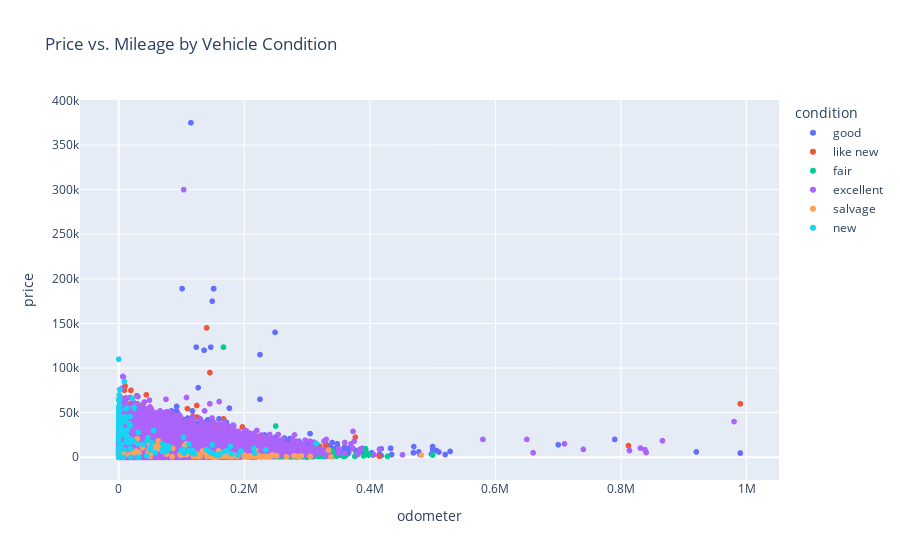
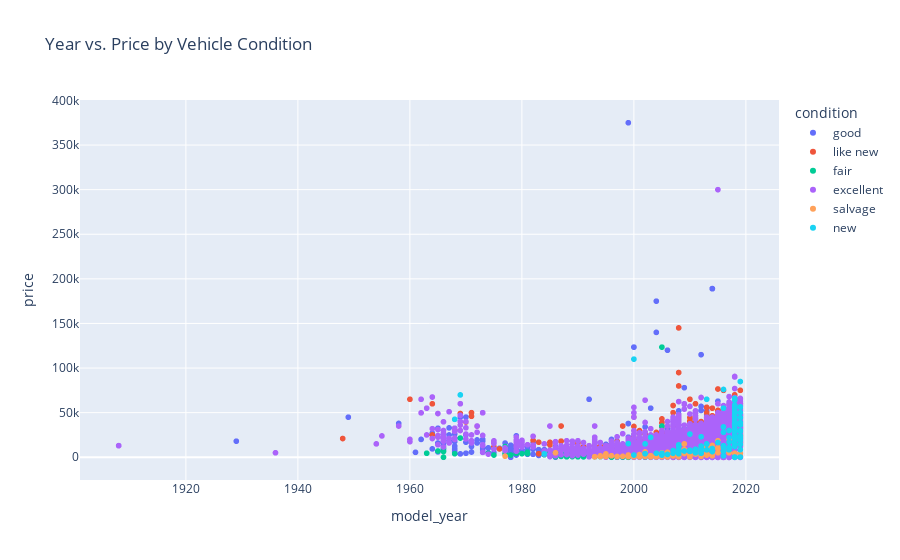

Notebook source saved alongside these figures, in order:
### Code cell
scatter_price_mileage = px.scatter(df, x='odometer', y='price', color='condition',
                                   title='Price vs. Mileage by Vehicle Condition')
scatter_price_mileage.show()

scatter_year_price = px.scatter(df, x='model_year', y='price', color='condition',
                                title='Year vs. Price by Vehicle Condition')
scatter_year_price.show()

### Figure 1 — Plotly figure (JSON) as saved in the notebook; plotly's stock layout.template omitted (floating-point values rounded to 4 significant figures; data arrays with more than 128 entries replaced by an {"elided": "..."} marker saying what was removed)
{"data": [{"hovertemplate": "condition=good<br>odometer=%{x}<br>price=%{y}<extra></extra>", "legendgroup": "good", "marker": {"color": "#636efa", "symbol": "circle"}, "mode": "markers", "name": "good", "showlegend": true, "type": "scattergl", "x": {"elided": "20145 float values"}, "xaxis": "x", "y": {"elided": "20145 int values"}, "yaxis": "y"}, {"hovertemplate": "condition=like new<br>odometer=%{x}<br>price=%{y}<extra></extra>", "legendgroup": "like new", "marker": {"color": "#EF553B", "symbol": "circle"}, "mode": "markers", "name": "like new", "showlegend": true, "type": "scattergl", "x": {"elided": "4742 float values"}, "xaxis": "x", "y": {"elided": "4742 int values"}, "yaxis": "y"}, {"hovertemplate": "condition=fair<br>odometer=%{x}<br>price=%{y}<extra></extra>", "legendgroup": "fair", "marker": {"color": "#00cc96", "symbol": "circle"}, "mode": "markers", "name": "fair", "showlegend": true, "type": "scattergl", "x": {"elided": "1607 float values"}, "xaxis": "x", "y": {"elided": "1607 int values"}, "yaxis": "y"}, {"hovertemplate": "condition=excellent<br>odometer=%{x}<br>price=%{y}<extra></extra>", "legendgroup": "excellent", "marker": {"color": "#ab63fa", "symbol": "circle"}, "mode": "markers", "name": "excellent", "showlegend": true, "type": "scattergl", "x": {"elided": "24773 float values"}, "xaxis": "x", "y": {"elided": "24773 int values"}, "yaxis": "y"}, {"hovertemplate": "condition=salvage<br>odometer=%{x}<br>price=%{y}<extra></extra>", "legendgroup": "salvage", "marker": {"color": "#FFA15A", "symbol": "circle"}, "mode": "markers", "name": "salvage", "showlegend": true, "type": "scattergl", "x": [216348, 285000, 120000, 164221, 229704, 175000, 334250, 482000, 249000, 154057, 251880, 219700, 218000, 128000, 221184, 64046, 140657, 158000, 108000, 142000, 57500, 0, 63000, 38000, 116600, 0, 85000, 9621, 97800, 13051, 150000, 17083, 48500, 130235, 200000, 8900, 141000, 174048, 63400, 305000, 108000, 167006, 279000, 75924, 240500, 38000, 86000, 210000, 50000, 108000, 221000, 29328, 60925, 105000, 53888, 143347, 188955, 98342, 163000, 244360, 189388, 180000, 130100, 119000, 9621, 180808, 105000, 235265, 125000, 24500, 29328, 60925, 102247, null, 140200, 150000, 49675, 146000, 135000, 100000, 200000, 47000, 148000, 200000, 190000, 153000, 149000, 168000, 163, 201000, 28000, 124000, 291000, 159000, 102611, 338000, 172526, 212523, 170600, 32325, 133300.0, 180000, 54000, 158731, 100, 49000, 267372, 173000, 207000, 238240, 225000, 106251, 20000, 108500.0, 181500], "xaxis": "x", "y": [600, 1000, 5500, 999, 850, 5000, 8000, 2500, 1800, 1000, 1500, 1800, 8000, 580, 2700, 11000, 800, 800, 3800, 4100, 12900, 400, 18500, 13500, 5500, 900, 850, 4500, 3750, 22000, 800, 1700, 9450, 2000, 1500, 5000, 4000, 800, 13000, 800, 15000, 2950, 1500, 3500, 800, 10700, 9975, 1400, 1200, 3500, 800, 20750, 8750, 13200, 6750, 2950, 2495, 2400, 2700, 2500, 800, 1200, 1200, 1000, 4500, 500, 4700, 1000, 3500, 5200, 20750, 8750, 8725, 750, 5000, 1700, 3000, 3000, 6000, 2500, 700, 5990, 500, 2500, 2250, 650, 700, 1000, 1900, 600, 7000, 1000, 1500, 7000, 4800, 500, 2000, 700, 3000, 5000, 7000, 450, 9900, 1500, 5000, 14500, 500, 1500, 1000, 850, 500, 3500, 5000, 2900, 2700], "yaxis": "y"}, {"hovertemplate": "condition=new<br>odometer=%{x}<br>price=%{y}<extra></extra>", "legendgroup": "new", "marker": {"color": "#19d3f3", "symbol": "circle"}, "mode": "markers", "name": "new", "showlegend": true, "type": "scattergl", "x": {"elided": "143 float values"}, "xaxis": "x", "y": {"elided": "143 int values"}, "yaxis": "y"}], "layout": {"legend": {"title": {"text": "condition"}, "tracegroupgap": 0}, "title": {"text": "Price vs. Mileage by Vehicle Condition"}, "xaxis": {"anchor": "y", "domain": [0, 1], "title": {"text": "odometer"}}, "yaxis": {"anchor": "x", "domain": [0, 1], "title": {"text": "price"}}}}

### Figure 2 — Plotly figure (JSON) as saved in the notebook; plotly's stock layout.template omitted (floating-point values rounded to 4 significant figures; data arrays with more than 128 entries replaced by an {"elided": "..."} marker saying what was removed)
{"data": [{"hovertemplate": "condition=good<br>model_year=%{x}<br>price=%{y}<extra></extra>", "legendgroup": "good", "marker": {"color": "#636efa", "symbol": "circle"}, "mode": "markers", "name": "good", "showlegend": true, "type": "scattergl", "x": {"elided": "20145 float values"}, "xaxis": "x", "y": {"elided": "20145 int values"}, "yaxis": "y"}, {"hovertemplate": "condition=like new<br>model_year=%{x}<br>price=%{y}<extra></extra>", "legendgroup": "like new", "marker": {"color": "#EF553B", "symbol": "circle"}, "mode": "markers", "name": "like new", "showlegend": true, "type": "scattergl", "x": {"elided": "4742 float values"}, "xaxis": "x", "y": {"elided": "4742 int values"}, "yaxis": "y"}, {"hovertemplate": "condition=fair<br>model_year=%{x}<br>price=%{y}<extra></extra>", "legendgroup": "fair", "marker": {"color": "#00cc96", "symbol": "circle"}, "mode": "markers", "name": "fair", "showlegend": true, "type": "scattergl", "x": {"elided": "1607 float values"}, "xaxis": "x", "y": {"elided": "1607 int values"}, "yaxis": "y"}, {"hovertemplate": "condition=excellent<br>model_year=%{x}<br>price=%{y}<extra></extra>", "legendgroup": "excellent", "marker": {"color": "#ab63fa", "symbol": "circle"}, "mode": "markers", "name": "excellent", "showlegend": true, "type": "scattergl", "x": {"elided": "24773 float values"}, "xaxis": "x", "y": {"elided": "24773 int values"}, "yaxis": "y"}, {"hovertemplate": "condition=salvage<br>model_year=%{x}<br>price=%{y}<extra></extra>", "legendgroup": "salvage", "marker": {"color": "#FFA15A", "symbol": "circle"}, "mode": "markers", "name": "salvage", "showlegend": true, "type": "scattergl", "x": [1999, 2008, 2012, 1995, 2003, 2005, 2008, 2001, 2001, 1998, 2001, 2003, 2008, 2000, 2005, 2014, 2003, 1997, 2013, 2009, 2013, 2006, 2015, 2018, 2006, 1994, 1995, 2019, 1995, 2018, 2000, 2014, 2012, 2004, 2001, 2015, 2007, 2004, 2014, 1999, 2009, 2007, 2007, 2013, 1999, 2015, 2013, 2003, 1977, 2014, 2000, 2017, 2017, 2014, 2014, 2004, 1995, 2013, 2010, 1999, 2002, 2010, 2010, 2004, 2018, 2003, 2008, 2010, 2011, 2017, 2017, 2017, 2009, 2001, 2002, 1996, 2013, 2010, 2002, 2007, 2000, 2012, 2001, 2005, 2001, 1993, 2005, 2012, 1999, 2003, 2016, 2006, 1994, 2008, 2014, 1993, 2005, 2006, 2001, 2011, 2008, 2004, 2015, 2007, 1986, 2013, 2010, 1994, 1999, 1997, 2008, 2008, 2017, 2013, 2002], "xaxis": "x", "y": [600, 1000, 5500, 999, 850, 5000, 8000, 2500, 1800, 1000, 1500, 1800, 8000, 580, 2700, 11000, 800, 800, 3800, 4100, 12900, 400, 18500, 13500, 5500, 900, 850, 4500, 3750, 22000, 800, 1700, 9450, 2000, 1500, 5000, 4000, 800, 13000, 800, 15000, 2950, 1500, 3500, 800, 10700, 9975, 1400, 1200, 3500, 800, 20750, 8750, 13200, 6750, 2950, 2495, 2400, 2700, 2500, 800, 1200, 1200, 1000, 4500, 500, 4700, 1000, 3500, 5200, 20750, 8750, 8725, 750, 5000, 1700, 3000, 3000, 6000, 2500, 700, 5990, 500, 2500, 2250, 650, 700, 1000, 1900, 600, 7000, 1000, 1500, 7000, 4800, 500, 2000, 700, 3000, 5000, 7000, 450, 9900, 1500, 5000, 14500, 500, 1500, 1000, 850, 500, 3500, 5000, 2900, 2700], "yaxis": "y"}, {"hovertemplate": "condition=new<br>model_year=%{x}<br>price=%{y}<extra></extra>", "legendgroup": "new", "marker": {"color": "#19d3f3", "symbol": "circle"}, "mode": "markers", "name": "new", "showlegend": true, "type": "scattergl", "x": {"elided": "143 int values"}, "xaxis": "x", "y": {"elided": "143 int values"}, "yaxis": "y"}], "layout": {"legend": {"title": {"text": "condition"}, "tracegroupgap": 0}, "title": {"text": "Year vs. Price by Vehicle Condition"}, "xaxis": {"anchor": "y", "domain": [0, 1], "title": {"text": "model_year"}}, "yaxis": {"anchor": "x", "domain": [0, 1], "title": {"text": "price"}}}}
